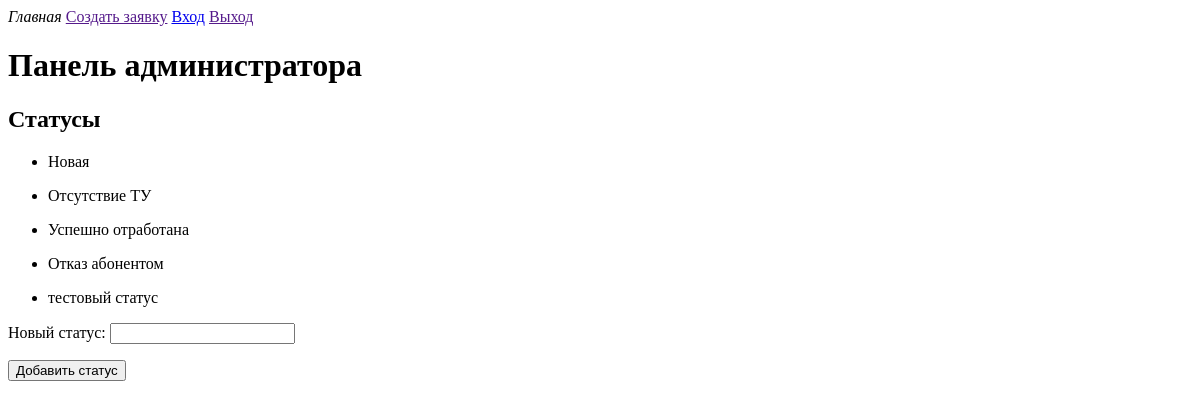
/admin, run on an earlier commit of the app's database.
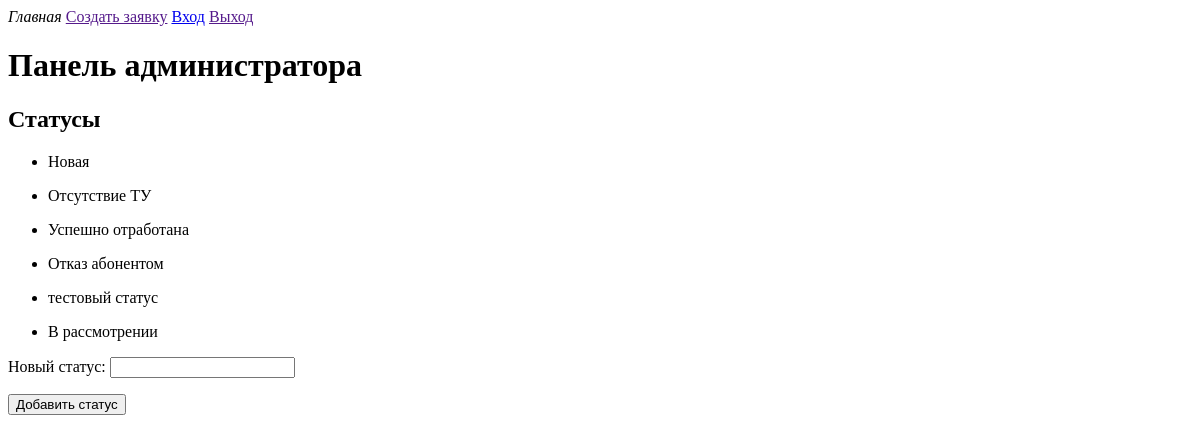
And on a later commit of the database.
### NewConnections/models.py (models this page shows, shortened)
class Statuses(db.Model):
    id = db.Column(db.Integer, primary_key=True)
    status_desc = db.Column(db.String(256))
    requests = db.relationship('Requests', backref='status', lazy='dynamic')
    def __repr__(self):
        return self.status_desc

### NewConnections/routes.py (the view)
@app.route('/admin', methods=['GET', 'POST'])
def admin_panel():
    form_add_status = StatusForm()
    if form_add_status.validate_on_submit():
        add_status(form_add_status.status_desc.data)
        flash('Статус успешно добавлен')
    statuses = get_statuses()
    return render_template('admin.html',
                    form_add_status=form_add_status,
                    statuses=statuses
                    )

### NewConnections/forms.py
class StatusForm(FlaskForm):
    status_desc = StringField('Новый статус:', validators=[DataRequired()])
    submit = SubmitField('Добавить статус')

### NewConnections/services.py (called while the page is built)
def get_statuses():
    return Statuses.query.all()

### NewConnections/templates/admin.html (shortened to what this page needs)
{% extends 'base.html' %}
{% block content %}
<nav>
    <i>Главная</i>
    <a href="">Создать заявку</a>
    <a href="{{ url_for('login') }}">Вход</a>
    <a href="">Выход</a>
</nav>
    <h1>Панель администратора</h1>
    <h2>Статусы</h2>
    {% if statuses %}
        {% for status in statuses %}
            <ul>
                <li>{{ status }}</li>
            </ul>
        {% endfor %}
    {% else %}
        <i>Статусы отсутствут</i>
    {% endif %}
    <form action="" method="post">
        <p>{{ form_add_status.status_desc.label }}
        {{ form_add_status.status_desc }}</p>
        <p>{{ form_add_status.submit }}</p>
    </form>
{% endblock content %}

What changed in the data, as far as the page shows it:
added Statuses: status_desc "В рассмотрении"
